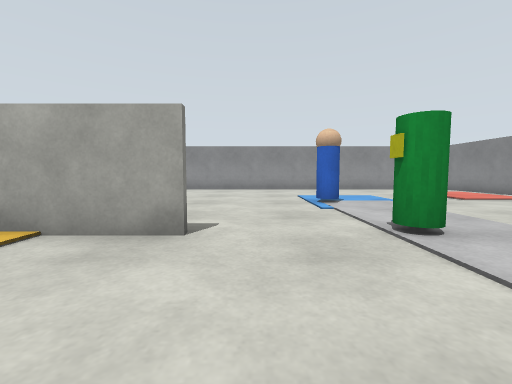
view 1 (above)

16 first-person views from a walk through a world built for the Gazebo simulator. The camera is 0.4 m above the floor, tilts 4° down and sees 90° across. The floor is counted in squares, 0.5 m on a side. Each view is taken from the middle of a square. On the plan, view 1 faces up. The plan holds only what a view shows up to about 10 squares ahead; the rest is blank.

view 2
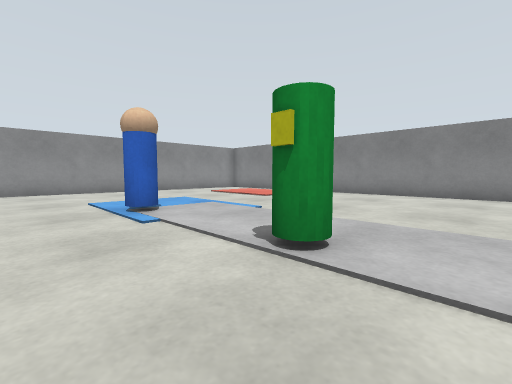

view 3
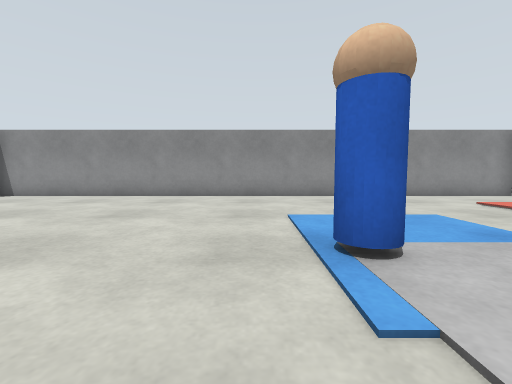

view 4
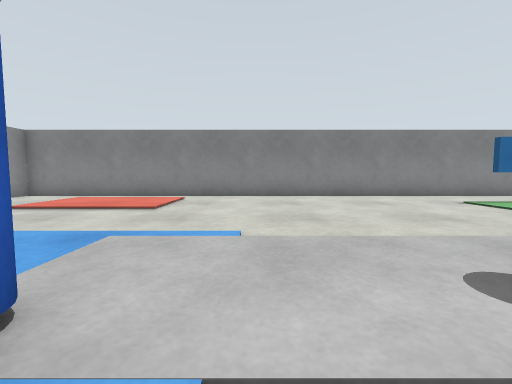

view 5
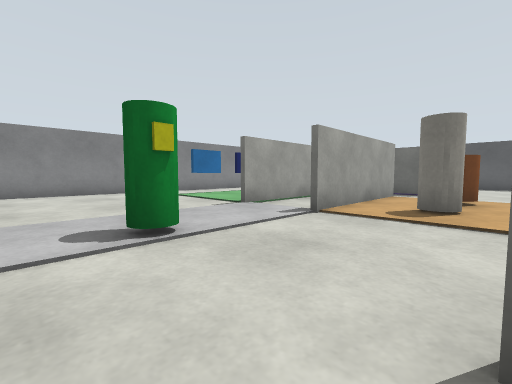

view 6
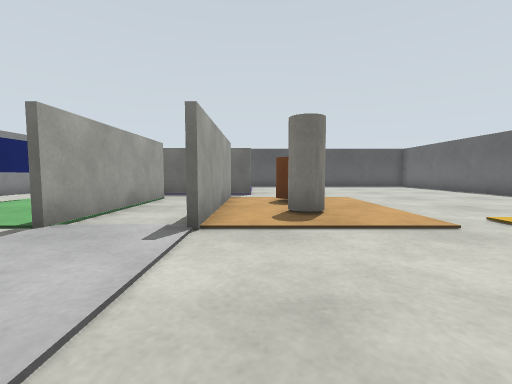

view 7
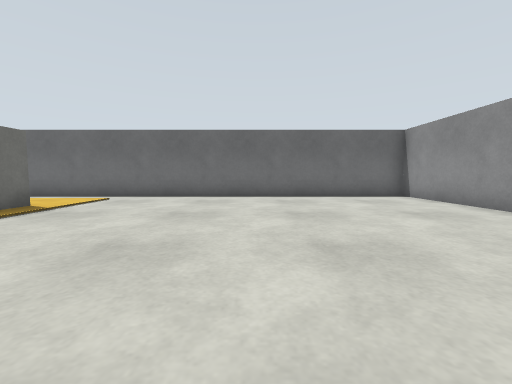

view 8
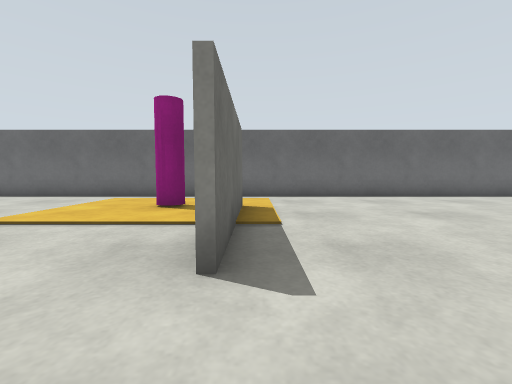

view 9
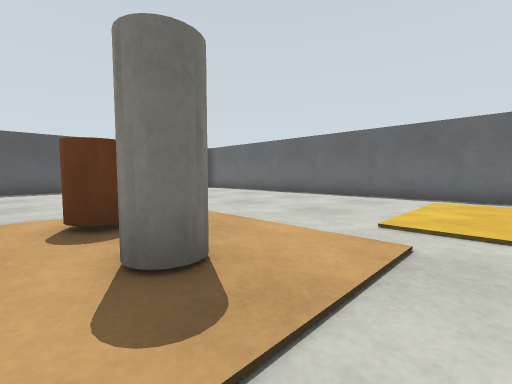

view 10
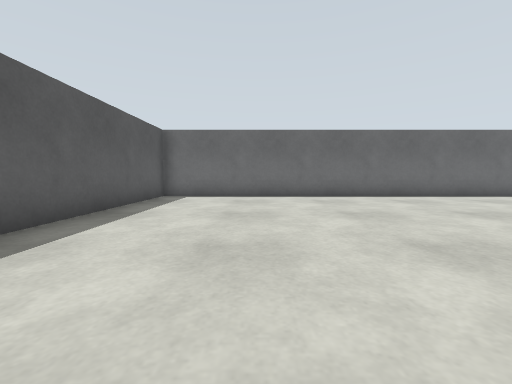

view 11
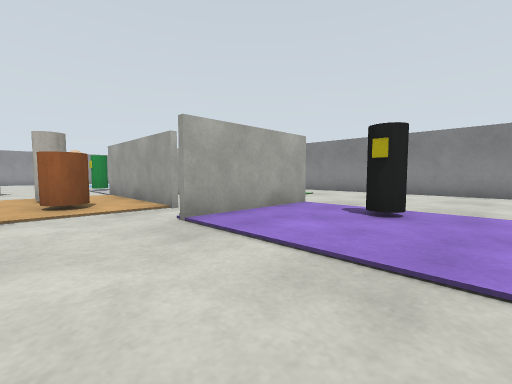

view 12
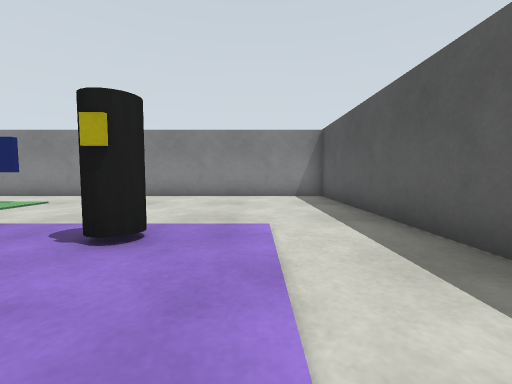

view 13
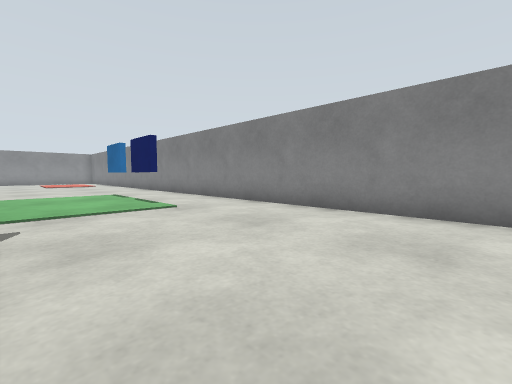

view 14
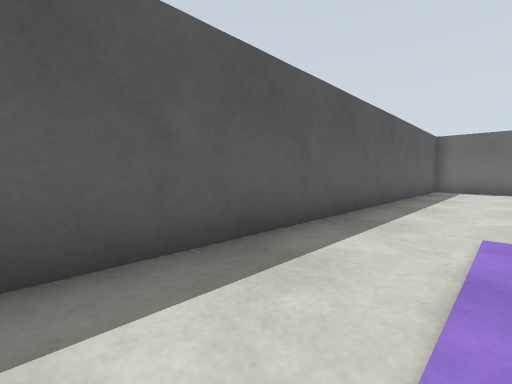

view 15
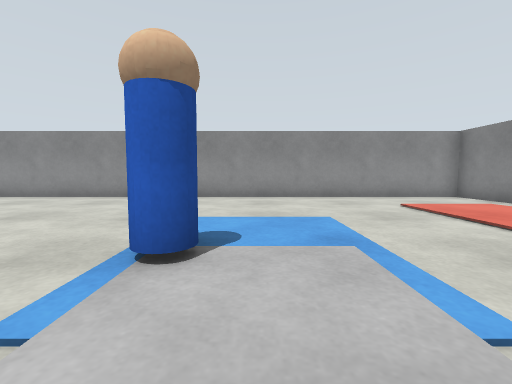

view 16
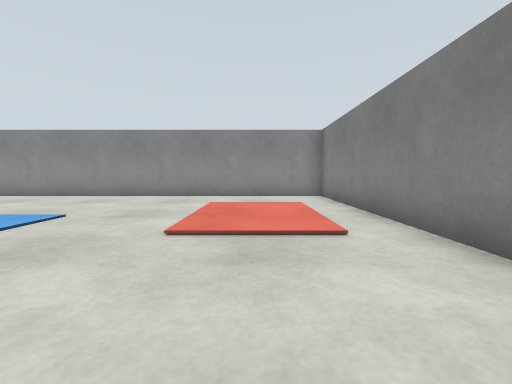

### Floor plan
Points are (right, up) in squares from view 1. A wall is a line through its corners. A room is listed if a view was taken in it or the views show most of it. See-through windows are left out.
Room 1 (views 1, 2, 3, 4, 5, 6, 7, 8, 9, 10, 11, 12, 13, 14, 15, 16)
walls: (-0.9, 3.5) (-3.6, 3.5); (1.8, -4.5) (1.8, 0.5); (4, -4.5) (4, 0.5); (-5, 3.7) (-1, 3.7); (1.1, -5.9) (4.6, -5.9); (4.9, -6.1) (1.1, -6.1); (-8.4, -12.4) (10.4, -12.4) (10.4, 14.4) (-8.4, 14.4) (-8.4, -12.4)
objects: marker (-5, 2); marker (0, -3); marker (0, -1); marker (2, 4); person (2, 7) to (2, 8); marker (4, -8); marker (8, -3); marker (8, -1)

Where each view was taken, in squares from view 1:
view 1: 0 up, 0 right, facing up
view 2: 2 up, 0 right, facing up-right
view 3: 5 up, 1 right, facing up
view 4: 6 up, 1 right, facing right
view 5: 5 up, 1 left, facing down-right
view 6: 4 up, 1 right, facing down
view 7: 9 up, 1 right, facing left
view 8: 4 up, 1 right, facing left
view 9: 1 up, 1 right, facing down-left
view 10: 9 down, 1 right, facing left
view 11: 10 down, 1 left, facing up-right
view 12: 10 down, 1 right, facing right
view 13: 10 down, 5 right, facing up-right
view 14: 10 down, 5 right, facing down-left
view 15: 5 up, 3 right, facing up
view 16: 5 up, 8 right, facing up
